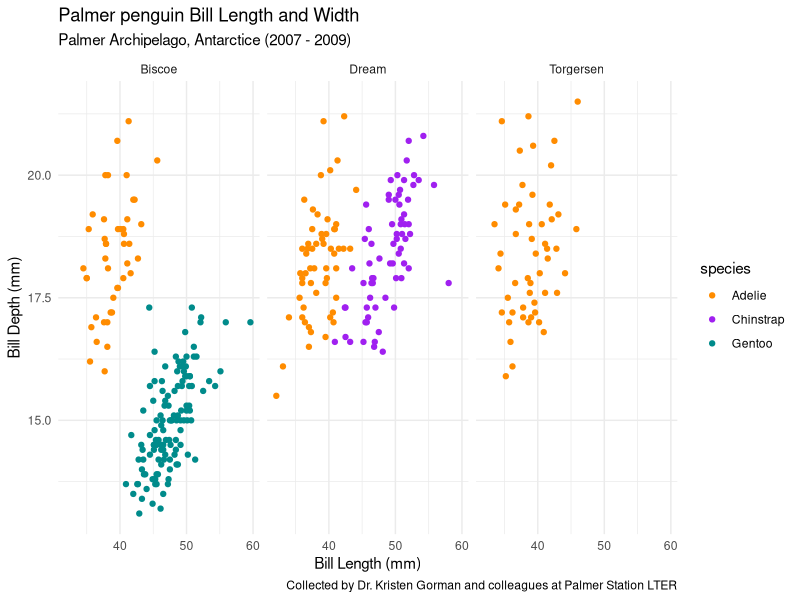

Recreate this plot in R.
## ---- chunk 1
x=2
x^2
## ---- chunk 2
a=1.2
2*(3*a+2)^4-5
## ---- chunk 3
library(tidyverse)
install.packages("palmerpenguins")
library(palmerpenguins)
## ---- chunk 4
# create plot ----
view(penguins)
ggplot(data = penguins, aes(x = bill_length_mm, y = bill_depth_mm)) +
  geom_point(aes(color = species)) +
  scale_color_manual(values = c("darkorange","purple","cyan4")) +
  labs(x = "Bill Length (mm)",
       y = "Bill Depth (mm)",
       title = "Palmer penguin Bill Length and Width",
       subtitle = "Palmer Archipelago, Antarctice (2007 - 2009)",
       caption = "Collected by Dr. Kristen Gorman and colleagues at Palmer Station LTER") +
  facet_wrap(~island) +
  theme_minimal()
